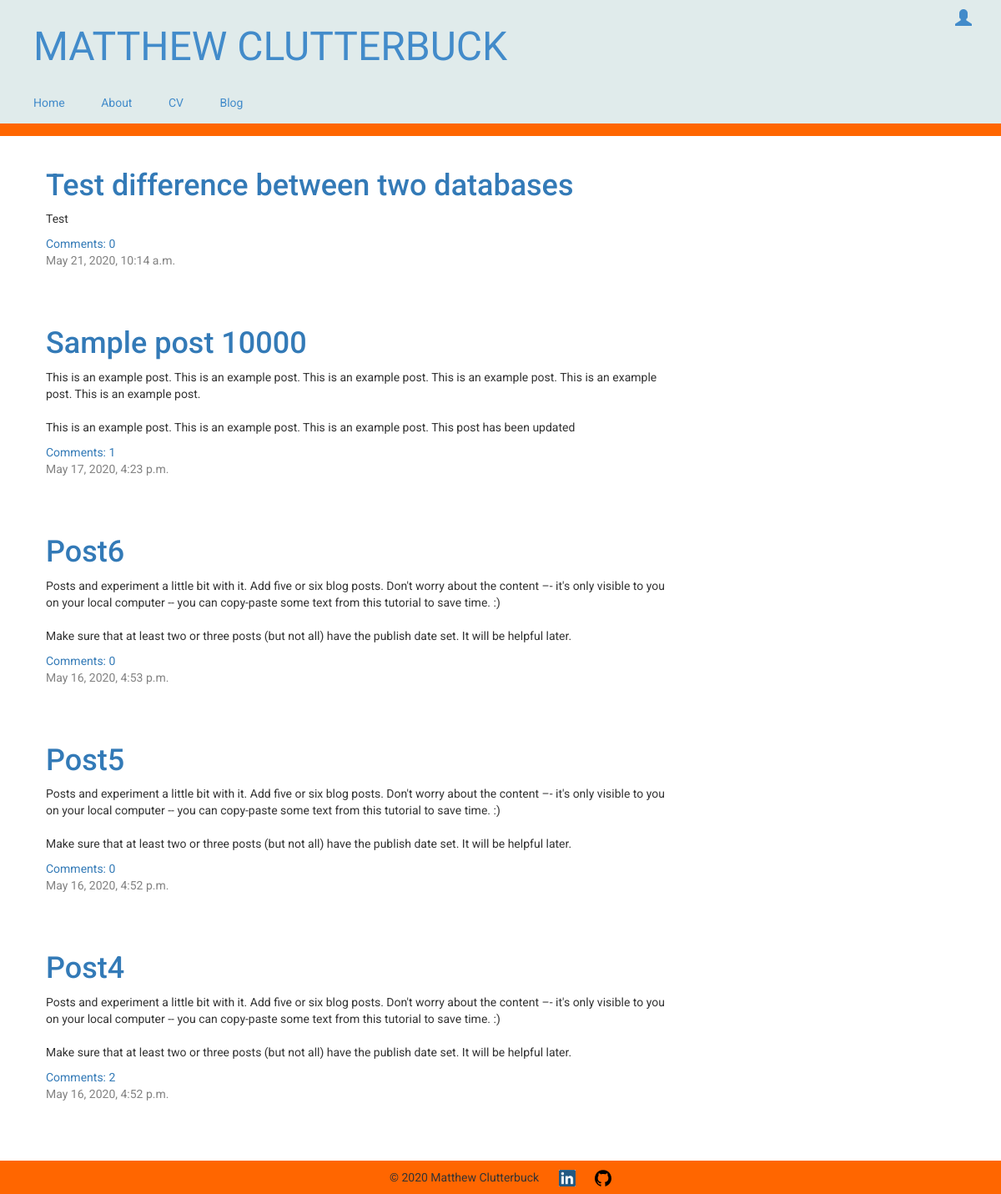
/blog/, run on an earlier commit of the app's database.
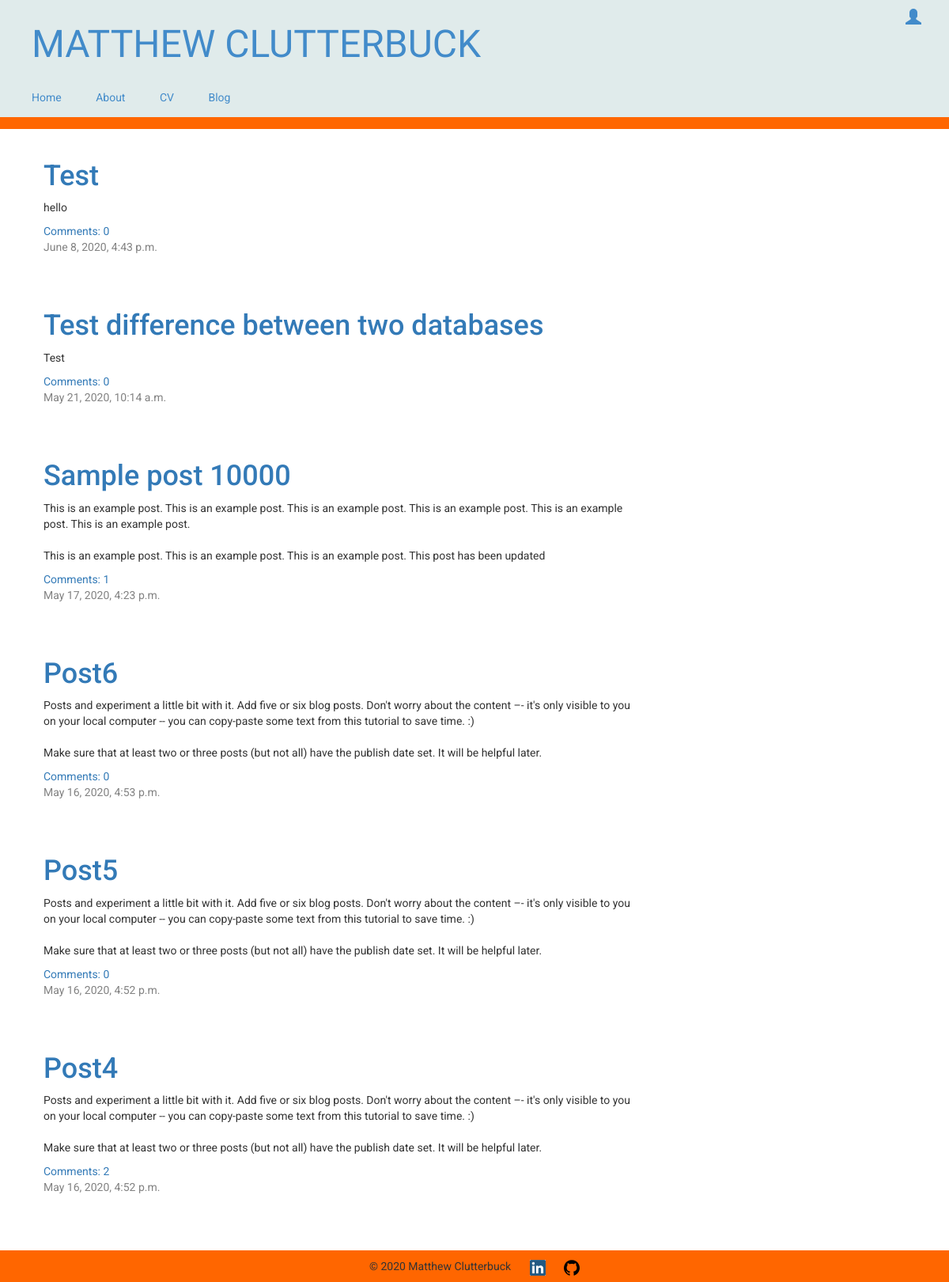
And on a later commit of the database.
### blog/models.py (models this page shows, shortened)
class Post(models.Model):
    author = models.ForeignKey(settings.AUTH_USER_MODEL, on_delete=models.CASCADE)
    title = models.CharField(max_length=200)
    text = models.TextField()
    created_date = models.DateTimeField(default=timezone.now)
    published_date = models.DateTimeField(blank=True, null=True)
    def approved_comments(self):
        return self.comments.filter(approved_comment=True)

### blog/views.py (the view)
# urls.py: path('blog/', views.post_list, name='post_list'),
def post_list(request):
    posts = Post.objects.filter(published_date__lte=timezone.now()).order_by('-published_date')
    return render(request, 'blog/post_list.html', {'posts': posts})

### blog/templates/blog/post_list.html
{% extends 'blog/base.html' %}
{% block content %}
    {% for post in posts %}
        <div class="post">
            <h1><a href="{% url 'post_detail' pk=post.pk %}">{{ post.title }}</a></h1>
            <p>{{ post.text|linebreaksbr }}</p>
            <a href="{% url 'post_detail' pk=post.pk %}">Comments: {{ post.approved_comments.count }}</a>
            <div class="date">
                {{ post.published_date }}
            </div>
        </div>
    {% endfor %}
{% endblock content %}

What changed in the data, as far as the page shows it:
added Post: title "Test", text "hello", approved_comments.count "0", published_date "June 8, 2020, 4:43 p.m."
